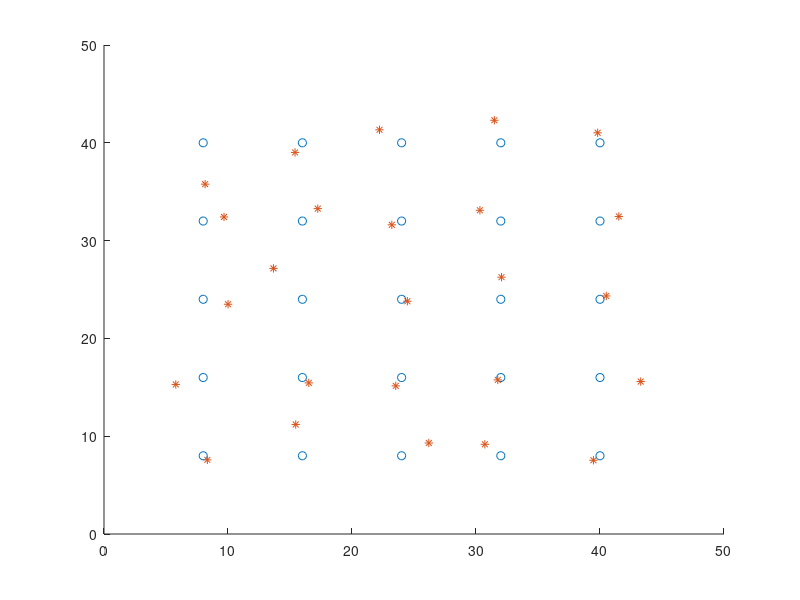

Recreate this plot in MATLAB.
%user inputs
Xrange = [-20,20];
Yrange = [-20,20];

sigma_input = .2;

Nx = 5;
Ny = 5;

Ntotal = Nx*Ny;
%calculate total length of the bounding box
Xlength = Xrange(2)-Xrange(1);
Ylength = Yrange(2)-Yrange(1);

%calculate cell size
Cx = Xlength/Nx;
Cy = Ylength/Ny;

sigma = sigma_input*(Cx*0.5+Cy*0.5);
%create a loop to store the variables
pointsmatrix = zeros(Ntotal,2); %blank matrix to hold points
pointsmatrix_rnd = zeros(Ntotal,2);

%create a uniform periodic point set
counter = 1;
for i=1:Nx
    for j=1:Ny
        xi = i*Cx;
        yj = j*Cy;
        pointsmatrix(counter,1) = xi;
        pointsmatrix(counter,2) = yj;
        counter = counter + 1;
    end
end

%add perturbation to the existing point set
for i=1:Ntotal
    point_i = pointsmatrix(i,:);
    
    %create the random vector
    xr = normrnd(0,sigma);
    yr = normrnd(0,sigma);
    
    perturbationvector = [xr,yr];
    
    %apply the perturbation to the point
    point_r = point_i + perturbationvector;
    
    pointsmatrix_rnd(i,:) = point_r;
    
end
pointsmatrix_rnd
%plot the points
figure
hold on
scatter(pointsmatrix(:,1),pointsmatrix(:,2));
scatter(pointsmatrix_rnd(:,1),pointsmatrix_rnd(:,2),'*');
